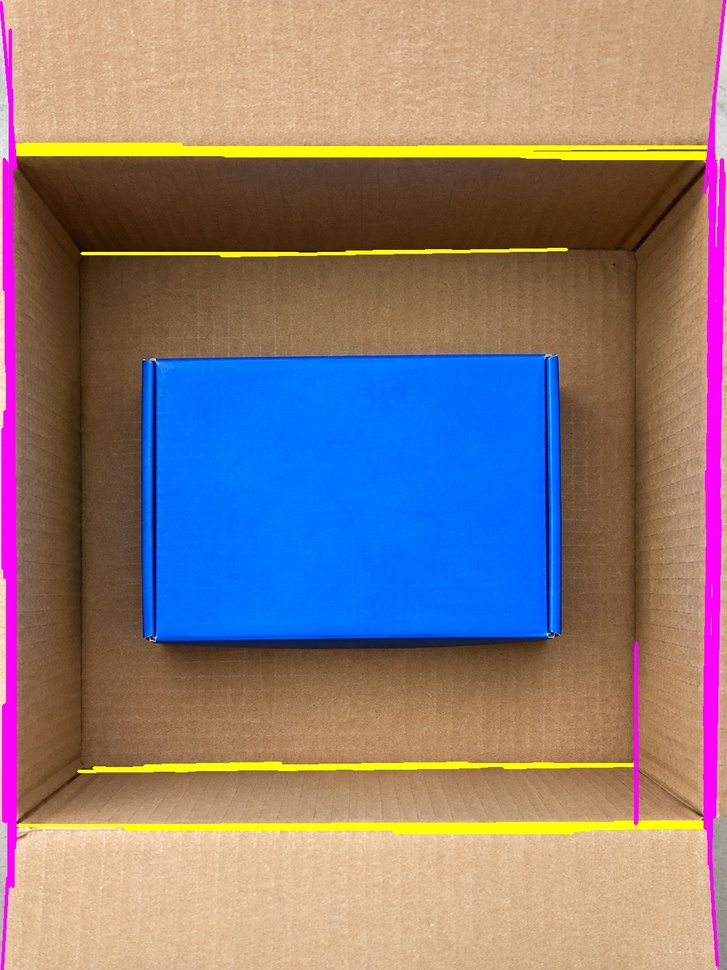
#> input picture auto_walls_test.jpg, 727 x 970 px, shrunk from 1086 x 1448 before the run
$ python -i measurement_engine.py   (imports and definitions only)
#> lines starting #> are read from the running program, lines starting #| are printed output that depends on the picture; after the words box and inside, x2 and y2 are one past the last pixel; in counts of white or black regions, pixels touching at a corner belong together
#> further down, picture is the input picture: shape (970, 727, 3); mean B, G, R 122.8, 123.4, 139
from __future__ import annotations

from typing import Dict, Iterable, Optional, Tuple

import cv2
import numpy as np


# =========================================================
# 1. 평면 측정
# =========================================================

# [96 lines left out: functions calculate_planar_measurements, calculate_volume_measurements, estimate_measurement_confidence, not called in this run]


# =========================================================
# 4. 카드 모서리 순서 정렬
# =========================================================

def order_card_points(points: np.ndarray) -> np.ndarray:
    """
    카드의 네 모서리를 다음 순서로 정렬한다.

    0: 좌측 상단
    1: 우측 상단
    2: 우측 하단
    3: 좌측 하단
    """

    pts = np.asarray(points, dtype=np.float32).reshape(4, 2)

    result = np.zeros((4, 2), dtype=np.float32)

    sums = pts.sum(axis=1)
    diffs = np.diff(pts, axis=1).reshape(-1)

    result[0] = pts[np.argmin(sums)]   # 좌측 상단
    result[2] = pts[np.argmax(sums)]   # 우측 하단
    result[1] = pts[np.argmin(diffs)]  # 우측 상단
    result[3] = pts[np.argmax(diffs)]  # 좌측 하단

    return result


# =========================================================
# 5. 카드 검출
# =========================================================

def detect_reference_card(
    img_bgr: np.ndarray,
    card_width_mm: float = 85.6,
    card_height_mm: float = 53.98,
) -> Optional[np.ndarray]:
    """
    이미지에서 신용카드 크기의 사각형을 찾는다.

    반환:
        카드 네 모서리 좌표 (4, 2)
        검출 실패 시 None
    """
#> called with card_width_mm = 85.6, card_height_mm = 53.98

    if img_bgr is None or not isinstance(img_bgr, np.ndarray):
        return None

    if img_bgr.size == 0:
        return None

    if img_bgr.ndim != 3 or img_bgr.shape[2] != 3:
        return None

    if card_width_mm <= 0 or card_height_mm <= 0:
        return None

    gray = cv2.cvtColor(
        img_bgr,
        cv2.COLOR_BGR2GRAY
    )
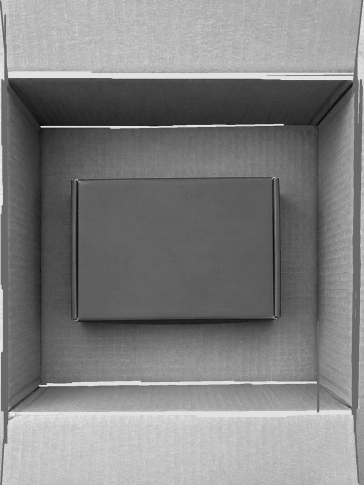
#> gray: shape (970, 727) (shown at 1/2 size); min 3, max 245, mean 128

    blur = cv2.GaussianBlur(
        gray,
        (5, 5),
        0
    )

    edges = cv2.Canny(
        blur,
        50,
        150
    )
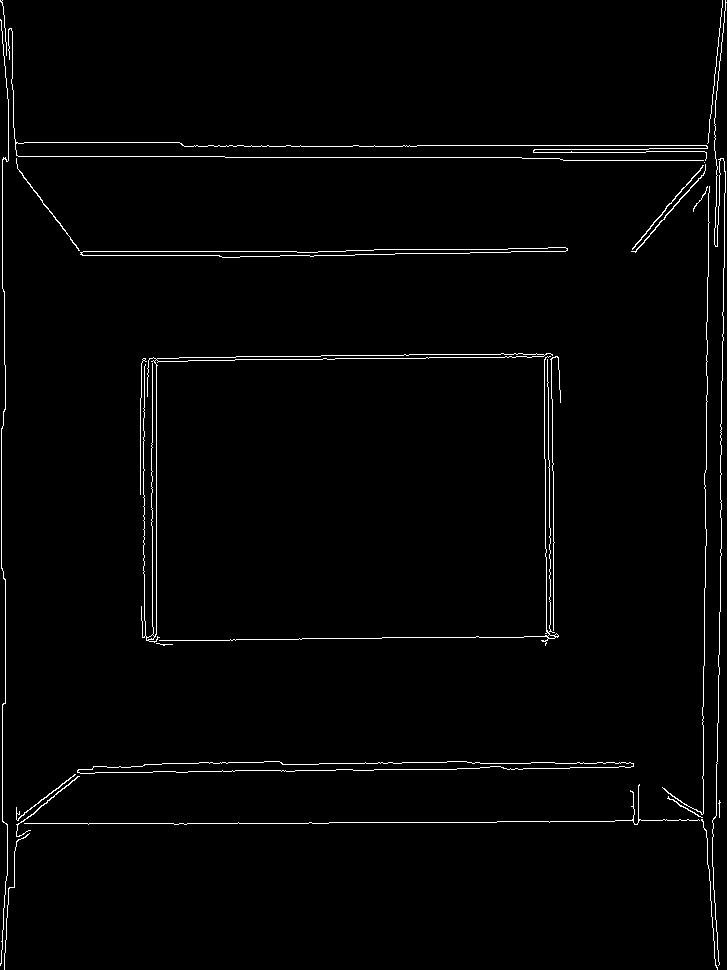
#> edges: shape (970, 727); 1.7% white in thin lines or dots

    edges = cv2.dilate(
        edges,
        np.ones((3, 3), dtype=np.uint8),
        iterations=1
    )
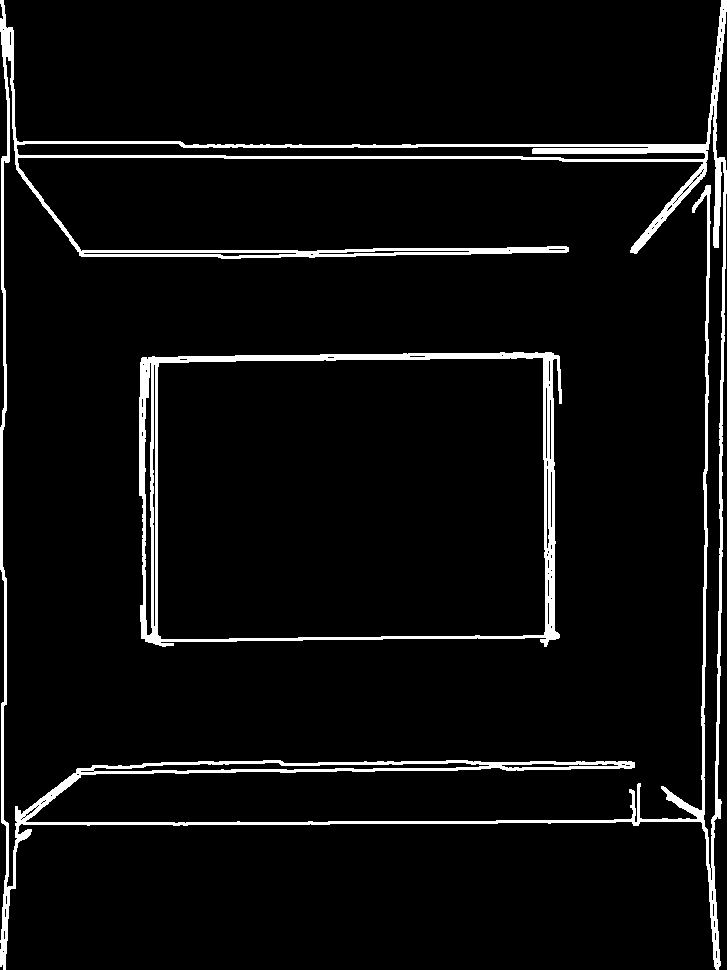
#> edges: shape (970, 727); 5.3% white; 2 white regions, box (x1, y1, x2, y2) and area: (0, 0, 727, 970) 27463, (139, 352, 562, 647) 9882

    edges = cv2.morphologyEx(
        edges,
        cv2.MORPH_CLOSE,
        np.ones((5, 5), dtype=np.uint8)
    )
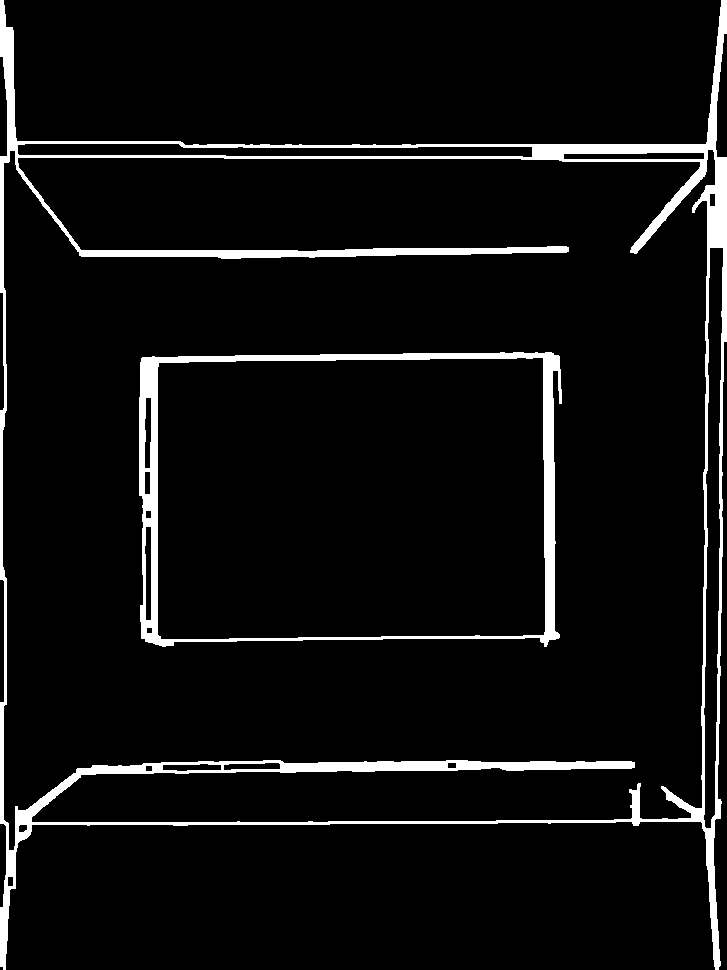
#> edges: shape (970, 727); 6% white; 2 white regions

    contours, _ = cv2.findContours(
        edges,
        cv2.RETR_LIST,
        cv2.CHAIN_APPROX_SIMPLE
    )
#> contours = 19 contours; largest, box (x1, y1, x2, y2) and area: (0, 0, 727, 970) 494055, (2, 149, 716, 851) 454230, (139, 352, 562, 647) 117917, (157, 357, 546, 640) 107408, (703, 247, 724, 829) 7414

    img_h, img_w = img_bgr.shape[:2]

    image_area = img_w * img_h

    min_area = image_area * 0.002
    max_area = image_area * 0.25

    target_ratio = (
        max(card_width_mm, card_height_mm)
        / min(card_width_mm, card_height_mm)
    )

    candidates = []

    for contour in contours:

        area = cv2.contourArea(contour)

        if area < min_area or area > max_area:
            continue

        perimeter = cv2.arcLength(
            contour,
            True
        )

        if perimeter <= 0:
            continue

        # 사각형 근사
        approx = cv2.approxPolyDP(
            contour,
            0.02 * perimeter,
            True
        )

        # 사각형이 아니면 최소 외접 사각형 사용
        if len(approx) == 4 and cv2.isContourConvex(approx):
            corners = approx.reshape(4, 2).astype(np.float32)
        else:
            rect = cv2.minAreaRect(contour)

            rect_w, rect_h = rect[1]

            if min(rect_w, rect_h) < 10:
                continue

            corners = cv2.boxPoints(rect).astype(np.float32)

        corners = order_card_points(corners)

        # 네 변의 길이 계산
        top_width = np.linalg.norm(corners[1] - corners[0])
        bottom_width = np.linalg.norm(corners[2] - corners[3])

        left_height = np.linalg.norm(corners[3] - corners[0])
        right_height = np.linalg.norm(corners[2] - corners[1])

        pixel_width = (top_width + bottom_width) / 2.0
        pixel_height = (left_height + right_height) / 2.0

        if min(pixel_width, pixel_height) < 10:
            continue

        ratio = (
            max(pixel_width, pixel_height)
            / min(pixel_width, pixel_height)
        )

        ratio_error = abs(ratio - target_ratio) / target_ratio

        # 촬영 각도를 고려해 비율 허용 범위 설정
        if ratio_error > 0.30:
            continue

        rect = cv2.minAreaRect(contour)
        rect_w, rect_h = rect[1]

        rect_area = rect_w * rect_h

        if rect_area <= 0:
            continue

        extent = area / rect_area

        if extent < 0.50:
            continue

        # 카드 후보 점수
        score = (
            ratio_error
            + abs(0.85 - extent) * 0.2
        )

        candidates.append(
            (score, area, corners)
        )
#> this loop made 19 passes
#> (area, perimeter, corners, pts in order_card_points, sums in order_card_points, diffs in order_card_points, top_width, bottom_width) on passes 12 to 13: (107408.5, 1330.5, [[159, 362], [543, 358], [543, 635], [157, 634]], [[543, 358], [543, 635], [157, 634], [159, 362]], [901, 1178, 791, 521], [-185, 92, 477, 203], 384, 386), (117917, 1515.7, [[142, 357], [559, 356], [558, 638], [141, 638]], [[559, 356], [142, 357], [141, 638], [558, 638]], [915, 499, 779, 1196], [-203, 215, 497, 80], 417, 417)
#> after the loop, candidates = [(0.144, 107408.5, [[159, 362], [543, 358], [543, 635], [157, 634]]), (0.0859, 117917, [[142, 357], [559, 356], [558, 638], [141, 638]])]

    if not candidates:
        return None

    # 점수가 낮은 후보 우선
    candidates.sort(
        key=lambda item: item[0]
    )

    return candidates[0][2]


# =========================================================
# 6. 카드 크기 기반 픽셀 환산
# =========================================================

# [259 lines left out: functions estimate_mm_per_px_from_card, px_size_to_mm_and_cm, _bbox_to_corners, _measure_transformed_quad, measure_with_reference_card, not called in this run]

>>> import cv2
>>> picture = cv2.imread('../auto_walls_test.jpg')
>>> result = detect_reference_card(picture)
#> result = [[142, 357], [559, 356], [558, 638], [141, 638]]

$ run again, on boxfit_lines_debug.jpg
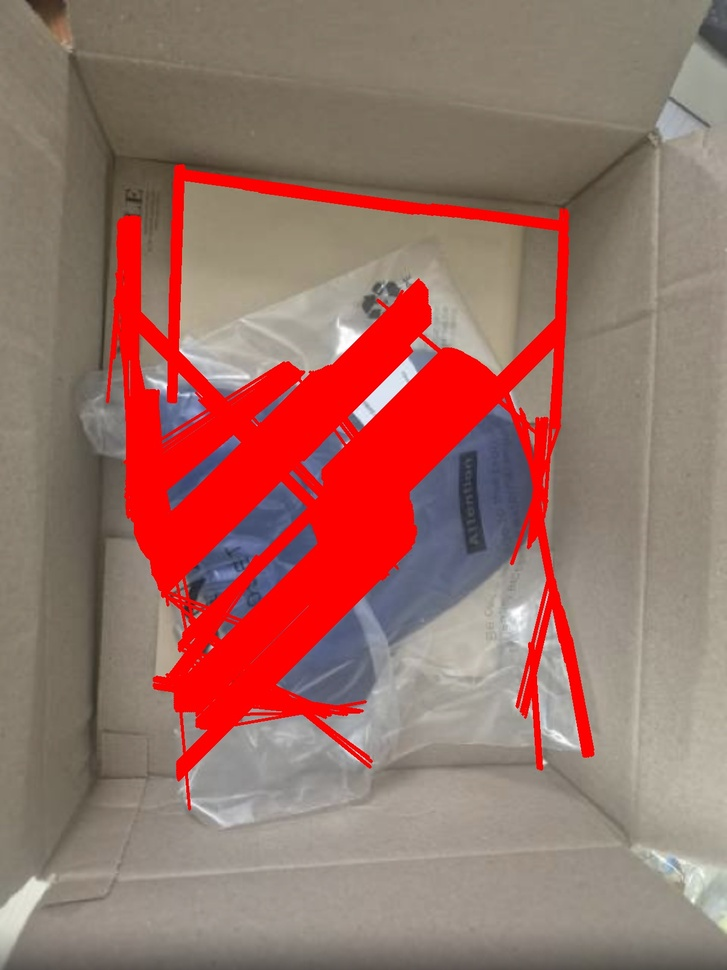
#> input picture boxfit_lines_debug.jpg, 727 x 970 px, shrunk from 1206 x 1608 before the run
#> picture is the input picture: shape (970, 727, 3); mean B, G, R 102.8, 111.6, 154.2
#> in detect_reference_card, `edges = cv2.Canny( blur, 50, 150 )`:
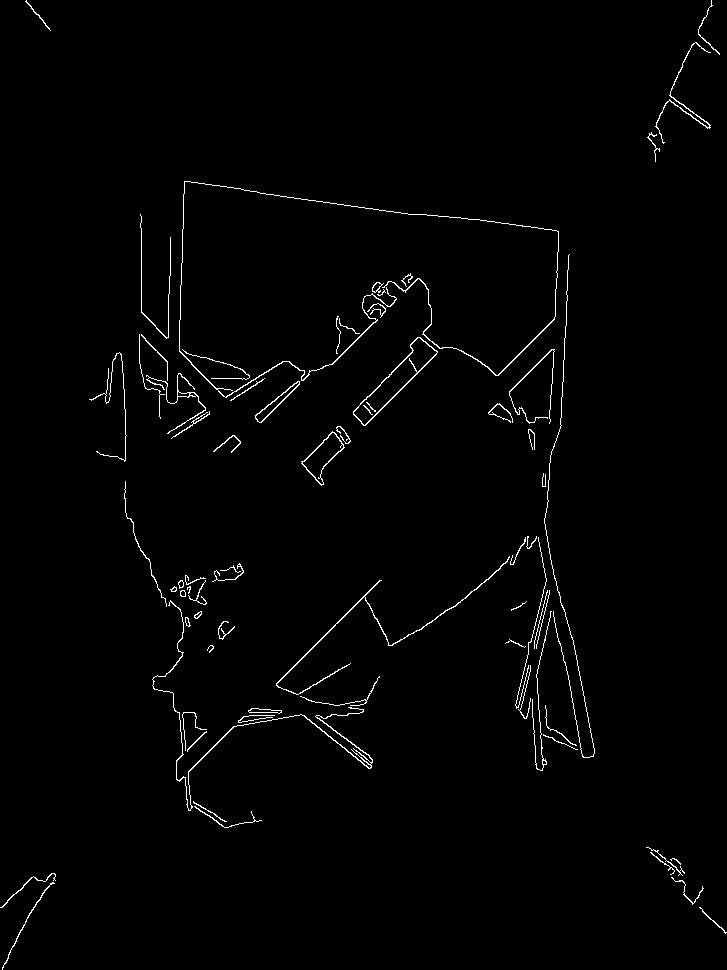
#> edges: shape (970, 727); 1.3% white in thin lines or dots
#> in detect_reference_card, `edges = cv2.morphologyEx( edges, cv2.MORPH_CLOSE, np.ones((5, 5), dtyp..`:
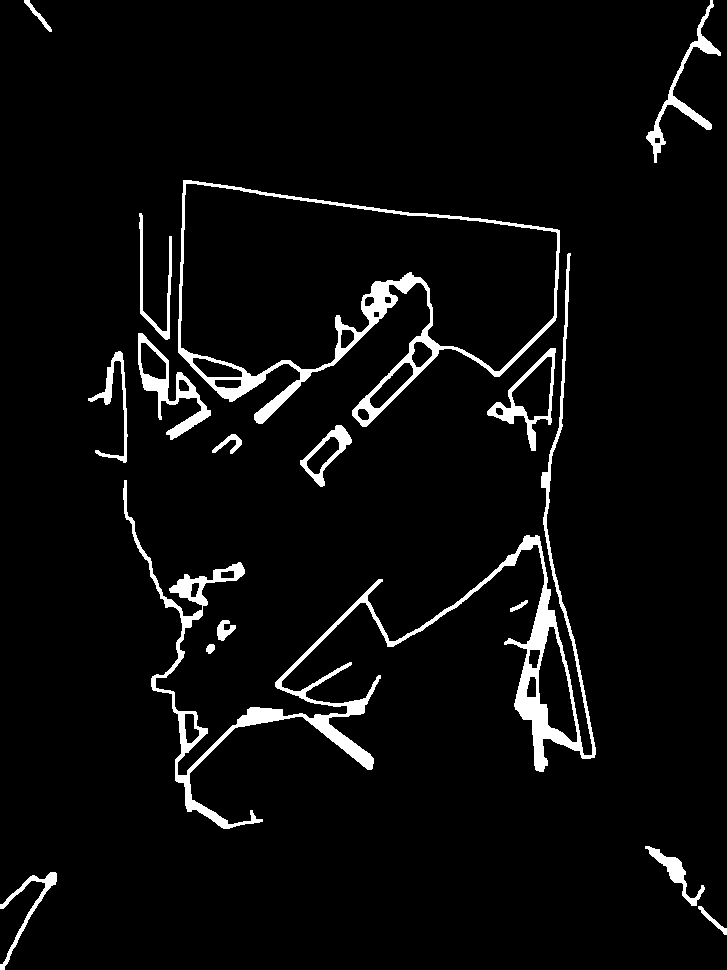
#> edges: shape (970, 727); 4.5% white; 16 white regions
#> contours = 38 contours; largest, box (x1, y1, x2, y2) and area: (178, 180, 560, 427) 58958, (180, 183, 558, 377) 49811, (123, 253, 596, 829) 15382, (487, 348, 556, 451) 2678, (538, 626, 578, 743) 2532
#> the loop in detect_reference_card, `for contour in contours: ` made 38 passes
#> (area, perimeter, corners, pts in order_card_points, sums in order_card_points) on pass 22: (1566, 178.4, [[514, 353.2], [553, 356.2], [548, 421.5], [509, 418.5]], [[548, 421.5], [509, 418.5], [514, 353.2], [553, 356.2]], [969.4, 927.4, 867.1, 909.1])
#> after the loop in detect_reference_card, `for contour in contours:`: candidates = [(0.104, 1566, [[514, 353.2], [553, 356.2], [548, 421.5], [509, 418.5]]), (0.0919, 58958.5, [[183.1, 179], [567.5, 229.5], [537.2, 459.7], [152.9, 409.2]])]
#> `result = detect_reference_card(picture)`: result = [[183.1, 179], [567.5, 229.5], [537.2, 459.7], [152.9, 409.2]]
